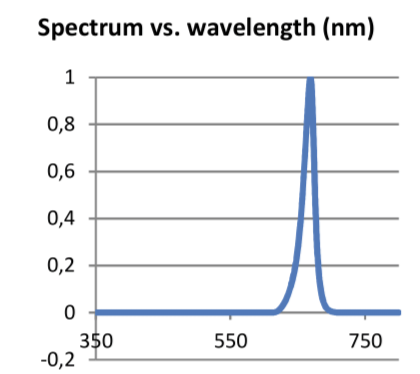
#> input picture illumination/SEMIS/Spectral matching/Resources/660nm_red_LED.png, 420 x 374 px, found by its file name
$ jupyter execute Spectrum_analysis_of_commercial_LEDs.ipynb
#> lines starting #> are read from the running program, lines starting #| are printed output that depends on the picture; after the words box and inside, x2 and y2 are one past the last pixel; in counts of white or black regions, pixels touching at a corner belong together
[cell 1]
import numpy
import cv2
from matplotlib import pyplot

# image_path = "test.png"
image_path = "660nm_red_LED.png"

img = cv2.imread(image_path)
#> img is the input picture: shape (374, 420, 3); mean B, G, R 243.6, 241.8, 240.6
hsv = cv2.cvtColor(img, cv2.COLOR_BGR2HSV)
#> hsv: shape (374, 420, 3); mean H, S, V 7.7, 4.1, 243.6

# Blue range in HSV (tune if needed)
lower_blue = numpy.array([90, 50, 50], dtype=numpy.uint8)
upper_blue = numpy.array([140, 255, 255], dtype=numpy.uint8)

# Mask blue regions
blue_mask = cv2.inRange(hsv, lower_blue, upper_blue)
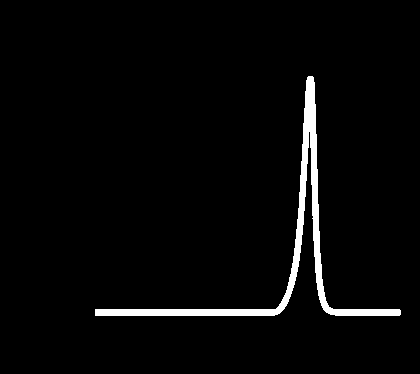
#> blue_mask: shape (374, 420); 3% white; 1 white region, box (x1, y1, x2, y2) and area: (95, 76, 401, 316) 4718

# Optional cleanup
kernel = numpy.ones((3, 3), numpy.uint8)
blue_mask = cv2.morphologyEx(blue_mask, cv2.MORPH_OPEN, kernel, iterations=1)
#> blue_mask: shape (374, 420); 3% white; 1 white region, box (x1, y1, x2, y2) and area: (95, 76, 401, 316) 4717
blue_mask = cv2.morphologyEx(blue_mask, cv2.MORPH_CLOSE, kernel, iterations=1)
#> blue_mask: shape (374, 420); 3% white; 1 white region, box (x1, y1, x2, y2) and area: (95, 76, 401, 316) 4733

# black mask
kernel = numpy.ones((3, 3), numpy.uint8)
black_mask = cv2.inRange(hsv, numpy.array([0, 0, 0], dtype=numpy.uint8), numpy.array([180, 255, 50], dtype=numpy.uint8))
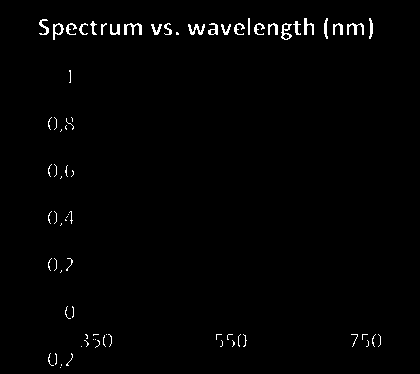
#> black_mask: shape (374, 420); 1.3% white in thin lines or dots, all inside (x1, y1, x2, y2) = (39, 18, 381, 368)
black_mask = cv2.morphologyEx(black_mask, cv2.MORPH_OPEN, kernel, iterations=1)
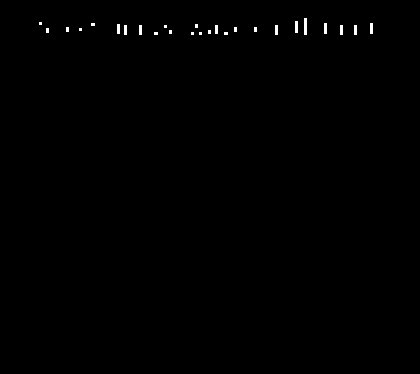
#> black_mask: shape (374, 420); 0.34% white; 26 white regions (15 under 20 px), largest, box (x1, y1, x2, y2) and area: (304, 18, 307, 35) 51, (295, 21, 298, 33) 36, (324, 23, 327, 34) 33

# Black curve on white background
bw_curve = 255 - blue_mask

pyplot.figure(figsize=(12, 5))
pyplot.subplot(1, 2, 1)
pyplot.title("Blue Mask")
pyplot.imshow(blue_mask, cmap="gray")
pyplot.axis("off")

pyplot.subplot(1, 2, 2)
pyplot.title("B/W (Black Curve)")
pyplot.imshow(bw_curve, cmap="gray")
pyplot.axis("off")
pyplot.show()
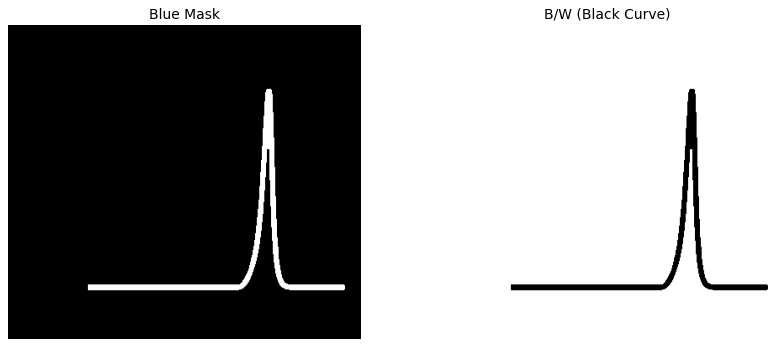
#> figure drawn by matplotlib, 2 panels

bw_curve_bgr = cv2.cvtColor(bw_curve, cv2.COLOR_GRAY2BGR)
final_image = cv2.addWeighted(img, 0.2, bw_curve_bgr, 0.8, 0)
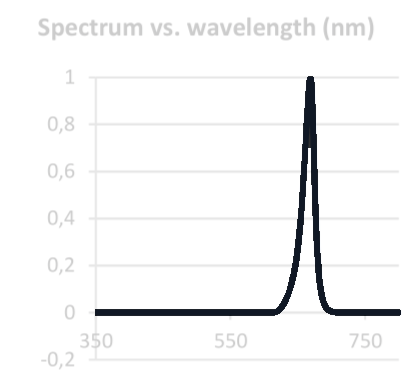
#> final_image: shape (374, 420, 3); mean B, G, R 246.6, 246.2, 246
# [4 lines of commented-out code are left out]

pyplot.figure(figsize=(12, 5))
pyplot.subplot(1, 2, 1)
pyplot.title("Final Image with Blue Curve")
pyplot.imshow(cv2.cvtColor(final_image, cv2.COLOR_BGR2RGB))
pyplot.axis("off")
pyplot.show()

$ run again, with illumination/SEMIS/Spectral matching/Resources/test.png copied over illumination/SEMIS/Spectral matching/Resources/660nm_red_LED.png
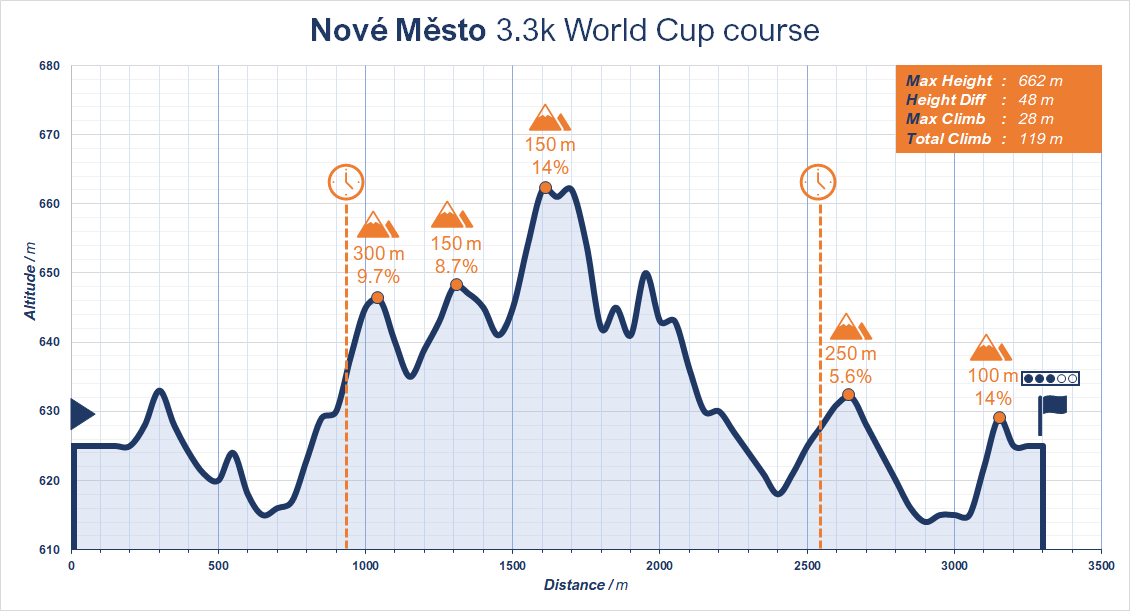
#> input picture illumination/SEMIS/Spectral matching/Resources/test.png, 1130 x 611 px, found by its file name
#> img is the input picture: shape (611, 1130, 3); mean B, G, R 240, 238.3, 239.6
#> hsv: shape (611, 1130, 3); mean H, S, V 28.2, 17, 246.4
#> `blue_mask = cv2.inRange(hsv, lower_blue, upper_blue)`:
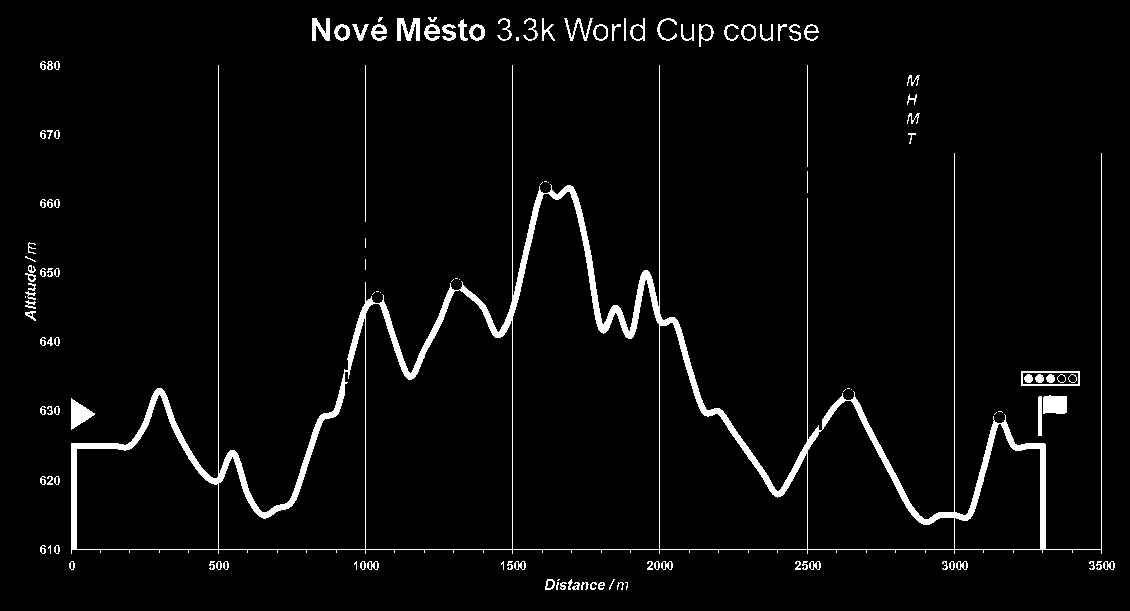
#> blue_mask: shape (611, 1130); 3.6% white; 129 white regions (27 under 20 px), largest, box (x1, y1, x2, y2) and area: (71, 65, 1102, 554) 17507, (1043, 395, 1067, 414) 420, (71, 398, 95, 430) 401
#> black_mask: shape (611, 1130); every value is 0
#> bw_curve: shape (611, 1130); 97.6% white; 51 black regions (29 under 20 px), largest, box (x1, y1, x2, y2) and area: (549, 185, 819, 497) 4017, (71, 378, 345, 550) 3700, (851, 397, 998, 525) 1760
#> `final_image = cv2.addWeighted(img, 0.2, bw_curve_bgr, 0.8, 0)`:
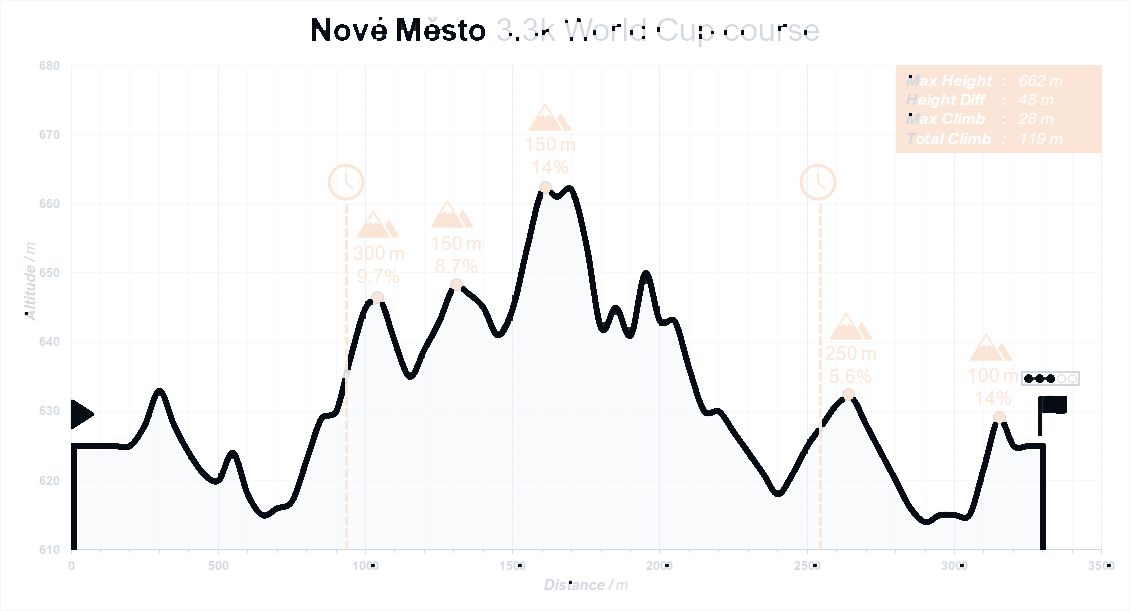
#> final_image: shape (611, 1130, 3); mean B, G, R 247, 246.7, 246.9

$ run again, with illumination/SEMIS/Spectral matching/Resources/test2.png copied over illumination/SEMIS/Spectral matching/Resources/660nm_red_LED.png
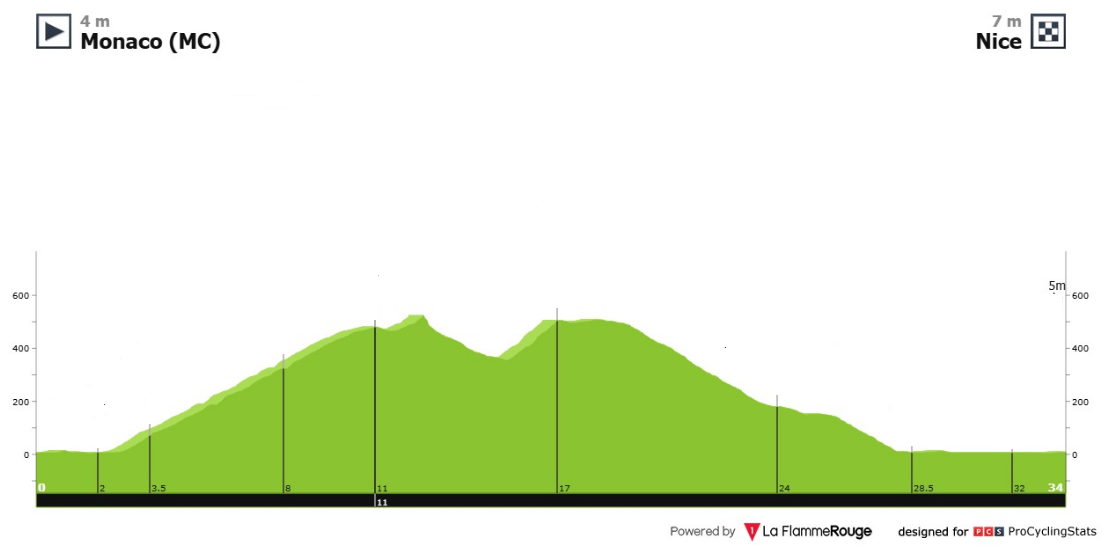
#> input picture illumination/SEMIS/Spectral matching/Resources/test2.png, 1118 x 547 px, found by its file name
#> img is the input picture: shape (547, 1118, 3); mean B, G, R 211.3, 237.2, 227.1
#> hsv: shape (547, 1118, 3); mean H, S, V 12, 35.4, 237.3
#> `blue_mask = cv2.inRange(hsv, lower_blue, upper_blue)`:
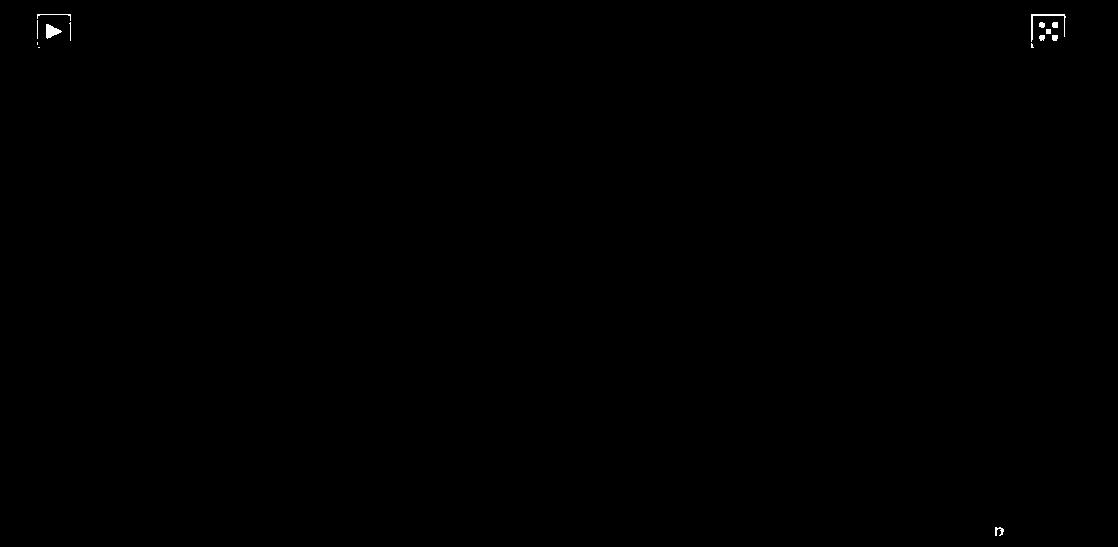
#> blue_mask: shape (547, 1118); 0.09% white; 14 white regions (4 under 20 px), largest, box (x1, y1, x2, y2) and area: (1031, 14, 1066, 42) 141, (46, 24, 62, 39) 137, (37, 14, 71, 21) 48
#> bw_curve: shape (547, 1118); 100% white; 7 black regions (1 under 20 px), largest, box (x1, y1, x2, y2) and area: (46, 24, 61, 38) 135, (1052, 22, 1058, 28) 35, (1052, 35, 1058, 41) 33, (1039, 22, 1045, 28) 31, (1039, 35, 1045, 40) 27, (1046, 29, 1051, 34) 25
#> `final_image = cv2.addWeighted(img, 0.2, bw_curve_bgr, 0.8, 0)`:
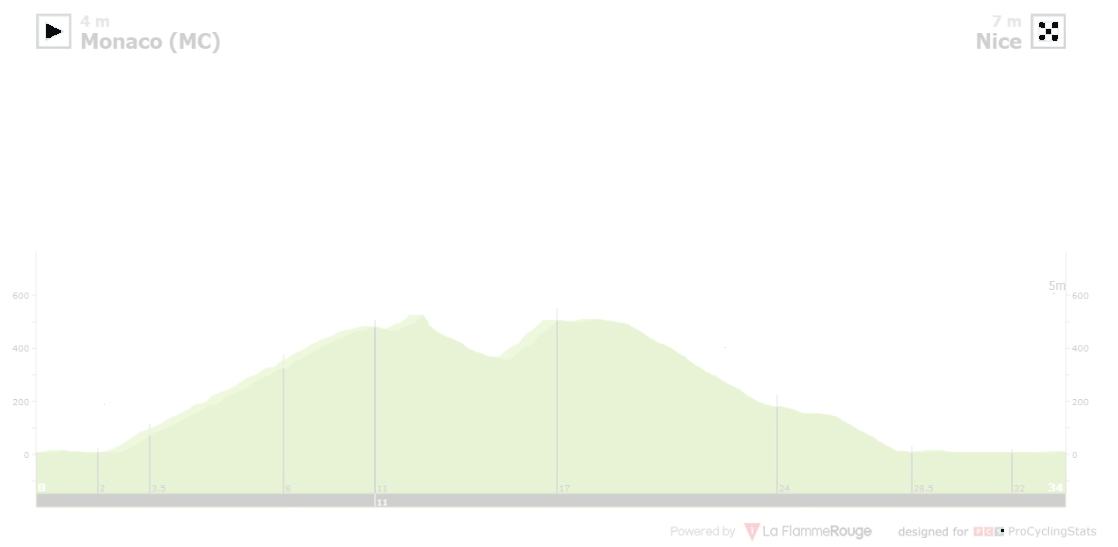
#> final_image: shape (547, 1118, 3); mean B, G, R 246.2, 251.3, 249.4
